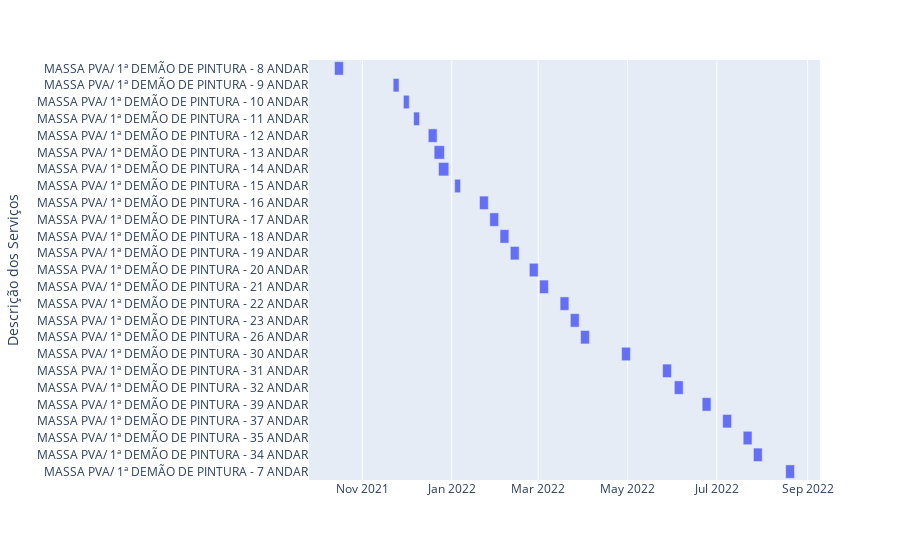

The notebook cell saved with this chart:
### Code cell
fig = px.timeline(df_pintura.sort_values(by='Início.1'), x_start="Início.1", x_end="Fim.1", y="Descrição dos Serviços")
fig.update_yaxes(autorange="reversed") # otherwise tasks are listed from the bottom up
fig.show()

### Figure 1 — Plotly figure (JSON) as saved in the notebook; plotly's stock layout.template omitted (floating-point values rounded to 4 significant figures)
{"data": [{"alignmentgroup": "True", "base": ["2021-10-13T00:00:00", "2021-11-22T00:00:00", "2021-11-29T00:00:00", "2021-12-06T00:00:00", "2021-12-16T00:00:00", "2021-12-20T00:00:00", "2021-12-23T00:00:00", "2022-01-03T00:00:00", "2022-01-20T00:00:00", "2022-01-27T00:00:00", "2022-02-03T00:00:00", "2022-02-10T00:00:00", "2022-02-23T00:00:00", "2022-03-02T00:00:00", "2022-03-16T00:00:00", "2022-03-23T00:00:00", "2022-03-30T00:00:00", "2022-04-27T00:00:00", "2022-05-25T00:00:00", "2022-06-02T00:00:00", "2022-06-21T00:00:00", "2022-07-05T00:00:00", "2022-07-19T00:00:00", "2022-07-26T00:00:00", "2022-08-17T00:00:00"], "hovertemplate": "Início.1=%{base}<br>Fim.1=%{x}<br>Descrição dos Serviços=%{y}<extra></extra>", "legendgroup": "", "marker": {"color": "#636efa", "pattern": {"shape": ""}}, "name": "", "offsetgroup": "", "orientation": "h", "showlegend": false, "textposition": "auto", "type": "bar", "x": [518400000, 345600000, 345600000, 345600000, 518400000, 604800000, 604800000, 345600000, 518400000, 518400000, 518400000, 518400000, 518400000, 518400000, 518400000, 518400000, 518400000, 518400000, 518400000, 518400000, 518400000, 518400000, 518400000, 518400000, 518400000], "xaxis": "x", "y": ["MASSA PVA/ 1ª DEMÃO DE PINTURA - 8 ANDAR", "MASSA PVA/ 1ª DEMÃO DE PINTURA - 9 ANDAR", "MASSA PVA/ 1ª DEMÃO DE PINTURA - 10 ANDAR", "MASSA PVA/ 1ª DEMÃO DE PINTURA - 11 ANDAR", "MASSA PVA/ 1ª DEMÃO DE PINTURA - 12 ANDAR", "MASSA PVA/ 1ª DEMÃO DE PINTURA - 13 ANDAR", "MASSA PVA/ 1ª DEMÃO DE PINTURA - 14 ANDAR", "MASSA PVA/ 1ª DEMÃO DE PINTURA - 15 ANDAR", "MASSA PVA/ 1ª DEMÃO DE PINTURA - 16 ANDAR", "MASSA PVA/ 1ª DEMÃO DE PINTURA - 17 ANDAR", "MASSA PVA/ 1ª DEMÃO DE PINTURA - 18 ANDAR", "MASSA PVA/ 1ª DEMÃO DE PINTURA - 19 ANDAR", "MASSA PVA/ 1ª DEMÃO DE PINTURA - 20 ANDAR", "MASSA PVA/ 1ª DEMÃO DE PINTURA - 21 ANDAR", "MASSA PVA/ 1ª DEMÃO DE PINTURA - 22 ANDAR", "MASSA PVA/ 1ª DEMÃO DE PINTURA - 23 ANDAR", "MASSA PVA/ 1ª DEMÃO DE PINTURA - 26 ANDAR", "MASSA PVA/ 1ª DEMÃO DE PINTURA - 30 ANDAR", "MASSA PVA/ 1ª DEMÃO DE PINTURA - 31 ANDAR", "MASSA PVA/ 1ª DEMÃO DE PINTURA - 32 ANDAR", "MASSA PVA/ 1ª DEMÃO DE PINTURA - 39 ANDAR", "MASSA PVA/ 1ª DEMÃO DE PINTURA - 37 ANDAR", "MASSA PVA/ 1ª DEMÃO DE PINTURA - 35 ANDAR", "MASSA PVA/ 1ª DEMÃO DE PINTURA - 34 ANDAR", "MASSA PVA/ 1ª DEMÃO DE PINTURA - 7 ANDAR"], "yaxis": "y"}], "layout": {"barmode": "overlay", "legend": {"tracegroupgap": 0}, "margin": {"t": 60}, "xaxis": {"anchor": "y", "domain": [0, 1], "type": "date"}, "yaxis": {"anchor": "x", "autorange": "reversed", "domain": [0, 1], "title": {"text": "Descrição dos Serviços"}}}}
